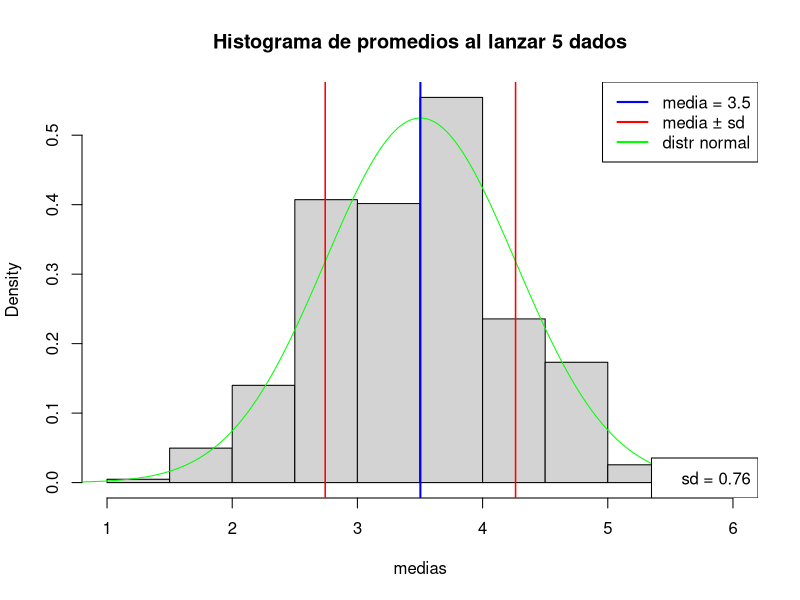
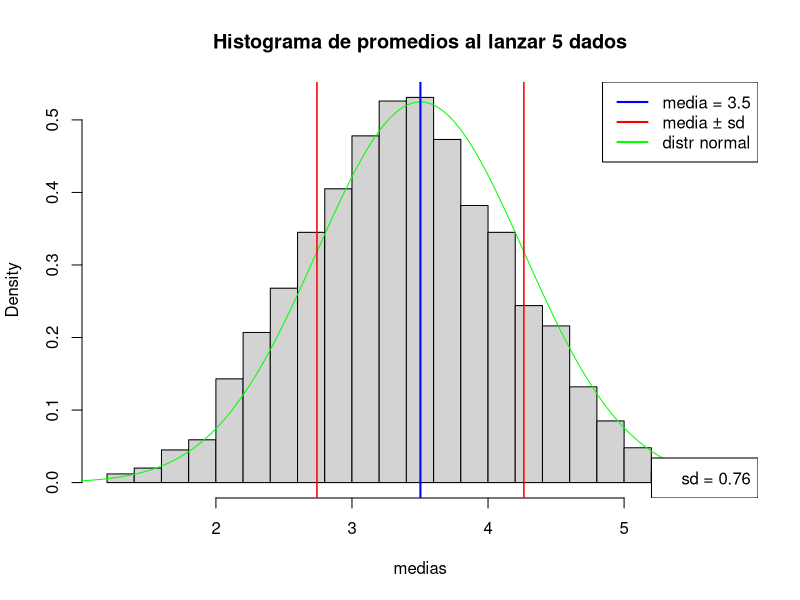
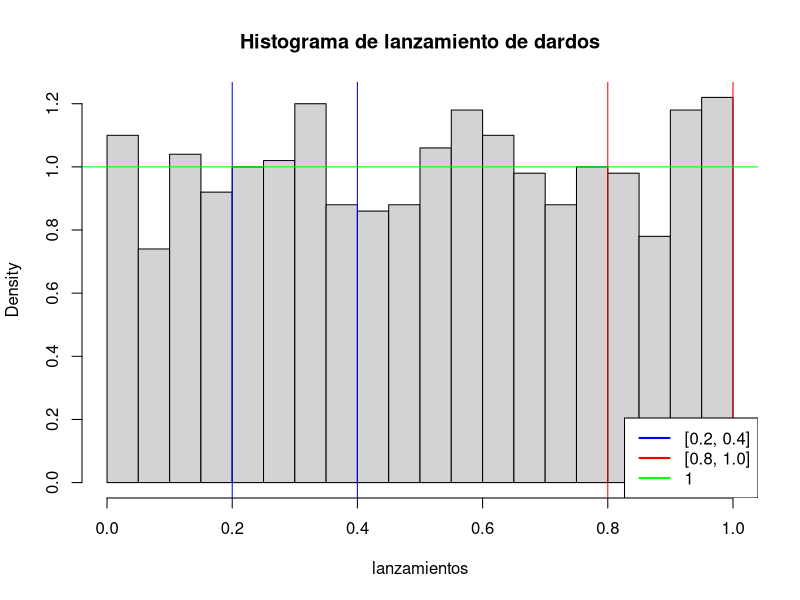

Write R code to recreate these figures, in order.
# ESTEBAN VERGARA GIRALDO, 6 (b2), 7 (b3)

# Ejercicio 6 bloque 2

set.seed(1234)
suma_cinco_dados = function(n){
    d1 = sample(1:6, size=n, replace=T)
    d2 = sample(1:6, size=n, replace=T)
    d3 = sample(1:6, size=n, replace=T)
    d4 = sample(1:6, size=n, replace=T)
    d5 = sample(1:6, size=n, replace=T)
    return(d1+d2+d3+d4+d5)
}

# Metemos los resultados en este vector
medias = suma_cinco_dados(n=5000)/5

# Calculamos la media y la distribución estandar
media = mean(medias)
s = sd(medias)


histograma = function(presicion = 10){
    
    # Creamos un histograma con las medias, con la presicion
    #   deseada
    hist(medias, freq = F, breaks = presicion, main = 'Histograma de promedios al lanzar 5 dados')
    
    # Línea de distribución normal
    x = seq(0,7,0.01)
    lines(x, dnorm(x, mean = media, sd=s), col='green')
    
    #líneas verticales y leyenda
    abline(v = media, col = 'blue', lwd = 2)
    abline(v = media + s, col = 'red', lwd = 1.5)
    abline(v = media - s, col = 'red', lwd = 1.5)
    legend('topright',
           legend = c(
               'media = 3.5',
               'media ± sd',
               'distr normal'
           ),
           lwd = 2,
           col=c(
               'blue',
               'red',
               'green'
           )
    )
    legend('bottomright',
           legend = 'sd = 0.76',
    )
    
}

# Histograma con presición común (10 intervalos)
histograma()


# Histograma con el doble de presición (20 intervalos)
histograma(20)


#----------------------------------------------------------------------

# Ejercicio 7 bloque 3

# Generar 1000 lanzamientos de dardos
set.seed(1234)  
lanzamientos = runif(1000, min = 0, max = 1) 

# Frecuencia relativa de [0.2, 0.4]
frecuencia_central = sum(lanzamientos >= 0.2 & lanzamientos <= 0.4) / 1000

# Frecuencia relativa de [0.8, 1.0]
frecuencia_borde = sum(lanzamientos >= 0.8 & lanzamientos <= 1) / 1000

# Resultados
cat("Frecuencia relativa en [0.2, 0.4]:", frecuencia_central, "\n")
cat("Frecuencia relativa en [0.8, 1.0]:", frecuencia_borde, "\n")

hist(lanzamientos, freq = F, main = 'Histograma de lanzamiento de dardos', breaks = 20)

abline(v = 0.2, col='blue')
abline(v = 0.4, col='blue')
abline(v = 0.8, col='red')
abline(v = 1, col='red')
abline(h = 1, col='green')

legend('bottomright',
       legend = c(
           '[0.2, 0.4]',
           '[0.8, 1.0]',
           '1'
       ),
       lwd = 2,
       col=c(
           'blue',
           'red',
           'green'
       )
)



